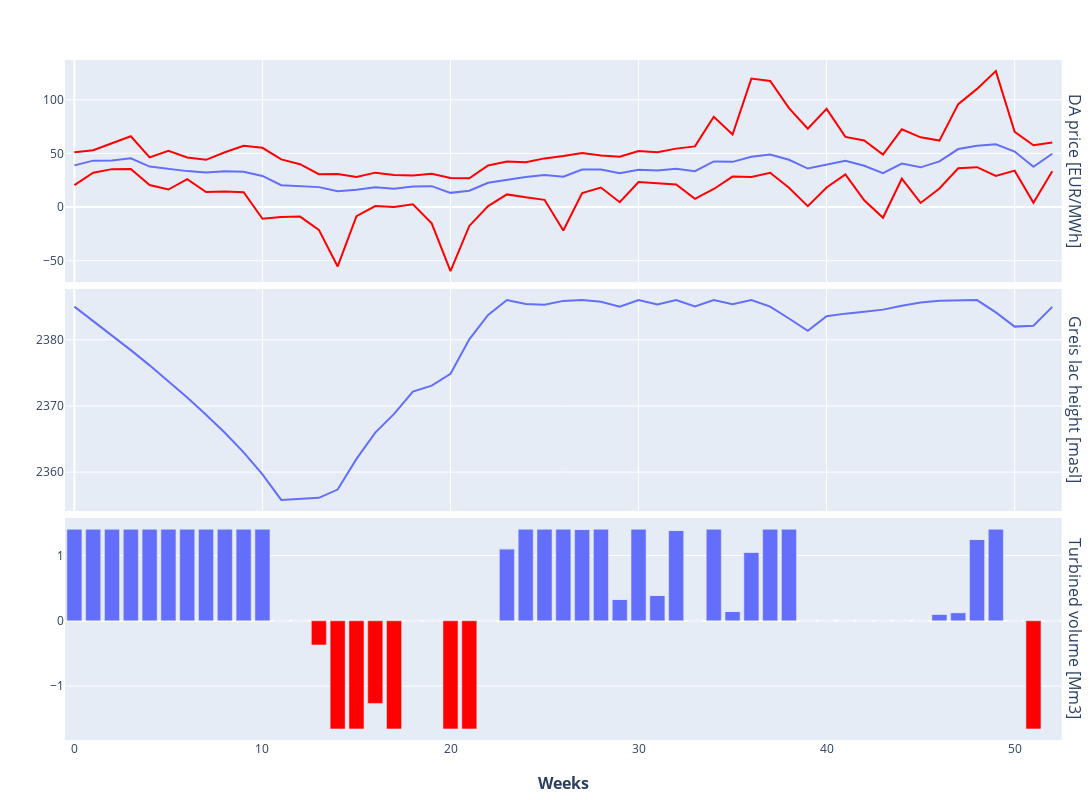

Notebook source saved alongside this figure:
### Code cell
fig = make_subplots(
        rows=3, cols = 1, shared_xaxes=True, vertical_spacing=0.01, x_title="<b>Weeks<b>", 
        row_titles= ["DA price [EUR/MWh]", "Greis lac height [masl]", "Turbined volume [Mm3]"] )
fig.add_trace(
            go.Scatter(
                x=result["T"].to_list(), y=result["market_price"].to_list(), mode='lines',line=dict(color=COLORS[0]),showlegend=False
            ), row=1, col=1
        ) 
fig.add_trace(
        go.Scatter(
            x=result["T"].to_list(), y=result["max_market_price"].to_list(), mode='lines',line=dict(color="red"),showlegend=False
        ), row=1, col=1
    ) 
fig.add_trace(
        go.Scatter(
            x=result["T"].to_list(), y=result["min_market_price"].to_list(), mode='lines',line=dict(color="red"),showlegend=False
        ), row=1, col=1
    ) 
fig.add_trace(
            go.Scatter(
                x=result["T"].to_list(), y=result["height"].to_list(), mode='lines', line=dict(color=COLORS[0]),showlegend=False
            ), row=2, col=1
        ) 
fig.add_trace(
            go.Bar(
                x=result["T"].to_list(), y=(result["turbined_volume"]/1e6).to_list(), showlegend=False, marker=dict(color=COLORS[0]), 
            ), row=3, col=1
        ) 
if with_pumping:
    fig.add_trace(
                go.Bar(
                    x=result["T"].to_list(), y=(-result["pumped_volume"]/1e6).to_list(), showlegend=False, marker=dict(color="red"), 
                ), row=3, col=1
            )   
fig.update_layout(
    barmode='relative',
    margin=dict(t=60, l=65, r= 10, b=60), 
    width=1200,   # Set the width of the figure
    height=800, 
)  


fig.show()

fig.write_image(folder_name + "/fisrt_results.png")

### Figure 1 — Plotly figure (JSON) as saved in the notebook; plotly's stock layout.template omitted (floating-point values rounded to 4 significant figures)
{"data": [{"line": {"color": "#636EFA"}, "mode": "lines", "showlegend": false, "type": "scatter", "x": [0, 1, 2, 3, 4, 5, 6, 7, 8, 9, 10, 11, 12, 13, 14, 15, 16, 17, 18, 19, 20, 21, 22, 23, 24, 25, 26, 27, 28, 29, 30, 31, 32, 33, 34, 35, 36, 37, 38, 39, 40, 41, 42, 43, 44, 45, 46, 47, 48, 49, 50, 51, 52], "xaxis": "x", "y": [38.84, 43.26, 43.47, 45.47, 37.74, 35.61, 33.5, 32.3, 33.36, 32.99, 29.01, 20.39, 19.66, 18.59, 14.71, 16.21, 18.48, 17.0, 19.15, 19.46, 13.24, 15.28, 22.69, 25.72, 28.06, 29.85, 28.26, 34.93, 35.05, 31.44, 34.76, 33.99, 35.69, 33.49, 42.49, 42.12, 46.84, 48.89, 44.12, 35.9, 39.34, 43.08, 38.49, 31.62, 40.58, 37.03, 42.56, 54.06, 57.09, 58.57, 51.73, 37.53, 49.71], "yaxis": "y"}, {"line": {"color": "red"}, "mode": "lines", "showlegend": false, "type": "scatter", "x": [0, 1, 2, 3, 4, 5, 6, 7, 8, 9, 10, 11, 12, 13, 14, 15, 16, 17, 18, 19, 20, 21, 22, 23, 24, 25, 26, 27, 28, 29, 30, 31, 32, 33, 34, 35, 36, 37, 38, 39, 40, 41, 42, 43, 44, 45, 46, 47, 48, 49, 50, 51, 52], "xaxis": "x", "y": [51.11, 53.04, 59.44, 66.01, 46.35, 52.51, 46.23, 44.03, 51.05, 57.09, 55.24, 44.41, 39.98, 30.67, 30.77, 28.05, 32.07, 29.95, 29.42, 30.98, 27.08, 26.77, 38.72, 42.35, 41.78, 45.36, 47.59, 50.27, 48.01, 46.94, 52.29, 51.03, 54.45, 56.56, 84.19, 67.59, 119.7, 117.5, 92.19, 72.97, 91.47, 65.41, 62.02, 48.9, 72.47, 65.01, 61.95, 95.93, 110.1, 126.7, 70.07, 57.64, 60.12], "yaxis": "y"}, {"line": {"color": "red"}, "mode": "lines", "showlegend": false, "type": "scatter", "x": [0, 1, 2, 3, 4, 5, 6, 7, 8, 9, 10, 11, 12, 13, 14, 15, 16, 17, 18, 19, 20, 21, 22, 23, 24, 25, 26, 27, 28, 29, 30, 31, 32, 33, 34, 35, 36, 37, 38, 39, 40, 41, 42, 43, 44, 45, 46, 47, 48, 49, 50, 51, 52], "xaxis": "x", "y": [20.45, 32.05, 35.35, 35.39, 20.51, 16.32, 25.93, 14, 14.45, 13.8, -10.94, -9.25, -8.85, -21.24, -55.35, -8.49, 0.94, 0.05, 2.68, -15.2, -59.61, -17.58, 0.93, 11.78, 9.04, 6.76, -21.9, 13.07, 18.21, 4.47, 23.26, 21.85, 21.07, 7.71, 16.83, 28.41, 28.08, 31.98, 18.05, 0.88, 18.3, 30.51, 6.35, -9.94, 26.39, 3.86, 17.36, 36.1, 37.15, 28.97, 33.92, 4.06, 33.29], "yaxis": "y"}, {"line": {"color": "#636EFA"}, "mode": "lines", "showlegend": false, "type": "scatter", "x": [0, 1, 2, 3, 4, 5, 6, 7, 8, 9, 10, 11, 12, 13, 14, 15, 16, 17, 18, 19, 20, 21, 22, 23, 24, 25, 26, 27, 28, 29, 30, 31, 32, 33, 34, 35, 36, 37, 38, 39, 40, 41, 42, 43, 44, 45, 46, 47, 48, 49, 50, 51, 52], "xaxis": "x2", "y": [2385, 2383.0, 2381.0, 2378.0, 2376.0, 2374.0, 2371.0, 2369.0, 2366.0, 2363.0, 2360.0, 2356.0, 2356.0, 2356.0, 2357.0, 2362, 2366.0, 2369.0, 2372.0, 2373.0, 2375.0, 2380.0, 2384.0, 2386, 2385.0, 2385.0, 2386.0, 2386, 2386.0, 2385, 2386, 2385.0, 2386, 2385.0, 2386, 2385.0, 2386, 2385, 2383.0, 2381.0, 2384.0, 2384.0, 2384.0, 2385.0, 2385.0, 2386.0, 2386.0, 2386, 2386, 2384.0, 2382.0, 2382.0, 2385.0], "yaxis": "y2"}, {"marker": {"color": "#636EFA"}, "showlegend": false, "type": "bar", "x": [0, 1, 2, 3, 4, 5, 6, 7, 8, 9, 10, 11, 12, 13, 14, 15, 16, 17, 18, 19, 20, 21, 22, 23, 24, 25, 26, 27, 28, 29, 30, 31, 32, 33, 34, 35, 36, 37, 38, 39, 40, 41, 42, 43, 44, 45, 46, 47, 48, 49, 50, 51, 52], "xaxis": "x3", "y": [1.406, 1.406, 1.406, 1.406, 1.406, 1.406, 1.406, 1.406, 1.406, 1.406, 1.406, 0, 0, 0, 0, 0, 0, 0, 0, 0, 0, 0, 0, 1.102, 1.406, 1.406, 1.406, 1.399, 1.406, 0.3265, 1.406, 0.3894, 1.382, 0, 1.406, 0.1423, 1.049, 1.406, 1.406, 0, 0, 0, 0, 0, 0, 0, 0.1002, 0.1256, 1.246, 1.406, 0, 0, 0], "yaxis": "y3"}, {"marker": {"color": "red"}, "showlegend": false, "type": "bar", "x": [0, 1, 2, 3, 4, 5, 6, 7, 8, 9, 10, 11, 12, 13, 14, 15, 16, 17, 18, 19, 20, 21, 22, 23, 24, 25, 26, 27, 28, 29, 30, 31, 32, 33, 34, 35, 36, 37, 38, 39, 40, 41, 42, 43, 44, 45, 46, 47, 48, 49, 50, 51, 52], "xaxis": "x3", "y": [0, 0, 0, 0, 0, 0, 0, 0, 0, 0, 0, 0, 0, -0.3698, -1.654, -1.654, -1.265, -1.654, 0, 0, -1.654, -1.654, 0, 0, 0, 0, 0, 0, 0, 0, 0, 0, 0, 0, 0, 0, 0, 0, 0, 0, 0, 0, 0, 0, 0, 0, 0, 0, 0, 0, 0, -1.654, 0], "yaxis": "y3"}], "layout": {"annotations": [{"font": {"size": 16}, "showarrow": false, "text": "DA price [EUR/MWh]", "textangle": 90, "x": 0.98, "xanchor": "left", "xref": "paper", "y": 0.8367, "yanchor": "middle", "yref": "paper"}, {"font": {"size": 16}, "showarrow": false, "text": "Greis lac height [masl]", "textangle": 90, "x": 0.98, "xanchor": "left", "xref": "paper", "y": 0.5, "yanchor": "middle", "yref": "paper"}, {"font": {"size": 16}, "showarrow": false, "text": "Turbined volume [Mm3]", "textangle": 90, "x": 0.98, "xanchor": "left", "xref": "paper", "y": 0.1633, "yanchor": "middle", "yref": "paper"}, {"font": {"size": 16}, "showarrow": false, "text": "<b>Weeks<b>", "x": 0.49, "xanchor": "center", "xref": "paper", "y": 0, "yanchor": "top", "yref": "paper", "yshift": -30}], "barmode": "relative", "height": 800, "margin": {"b": 60, "l": 65, "r": 10, "t": 60}, "width": 1200, "xaxis": {"anchor": "y", "domain": [0, 0.98], "matches": "x3", "showticklabels": false}, "xaxis2": {"anchor": "y2", "domain": [0, 0.98], "matches": "x3", "showticklabels": false}, "xaxis3": {"anchor": "y3", "domain": [0, 0.98]}, "yaxis": {"anchor": "x", "domain": [0.6733, 1]}, "yaxis2": {"anchor": "x2", "domain": [0.3367, 0.6633]}, "yaxis3": {"anchor": "x3", "domain": [0, 0.3267]}}}
